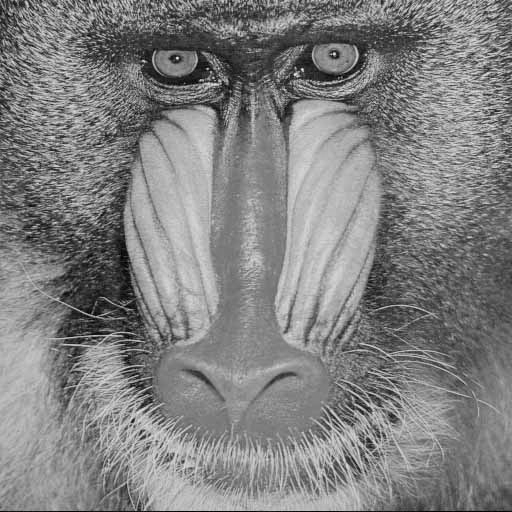
#> input picture Trabalho3/dataset/baboon.pgm, 512 x 512 px
$ jupyter execute tarefa1.ipynb
#> lines starting #> are read from the running program, lines starting #| are printed output that depends on the picture
[cell 1]
import numpy as np
import cv2
import matplotlib.pyplot as plt

Observações importantes:

Caso queira adicoinar uma nova imagem, fique a vontade. Faça a chamada dela com cv2., passe a variavel para imagem = var e depois anote o nome para que o salvamento das imagens ocorra de forma automatica na execução dos códigos.

As imagens de testes realizadas estão todas salvas em: resultados

[cell 2]
imagem1 = cv2.imread('dataset/baboon.pgm', cv2.IMREAD_GRAYSCALE)
#> imagem1 is the input picture: shape (512, 512); min 0, max 248, mean 128.9
imagem2 = cv2.imread('dataset/monarch.pgm', cv2.IMREAD_GRAYSCALE)
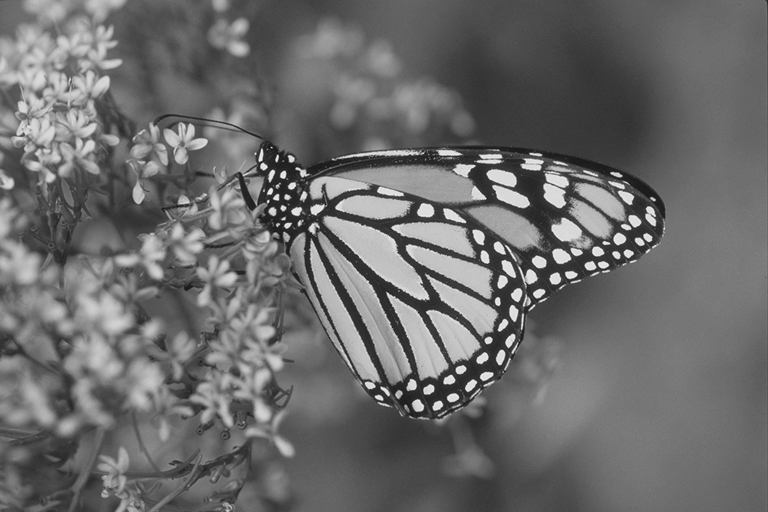
#> input picture Trabalho3/dataset/monarch.pgm, 768 x 512 px
#> imagem2 is the input picture: shape (512, 768); min 17, max 244, mean 107
imagem3 = cv2.imread('dataset/peppers.pgm', cv2.IMREAD_GRAYSCALE)
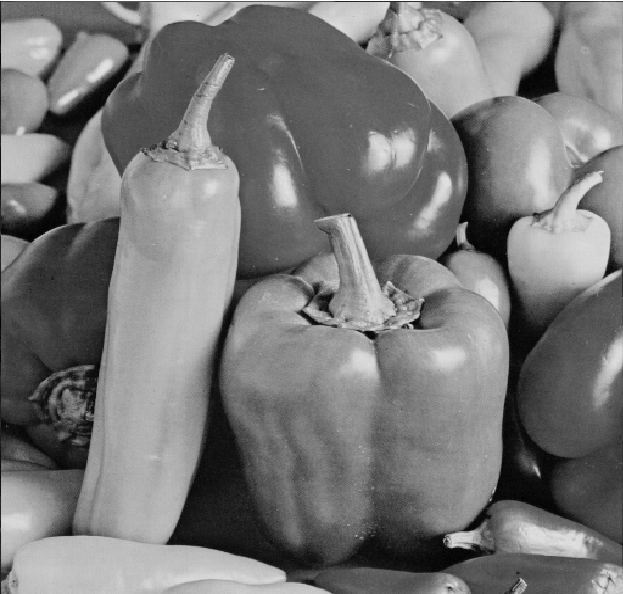
#> input picture Trabalho3/dataset/peppers.pgm, 623 x 594 px
#> imagem3 is the input picture: shape (594, 623); min 0, max 255, mean 120
imagem4 = cv2.imread('dataset/wedge.pgm', cv2.IMREAD_GRAYSCALE)
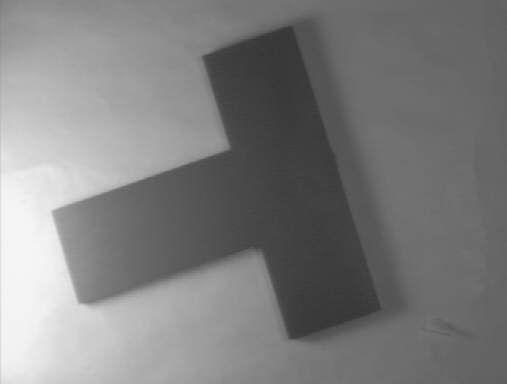
#> input picture Trabalho3/dataset/wedge.pgm, 507 x 384 px
#> imagem4 is the input picture: shape (384, 507); min 53, max 246, mean 126.3
imagem5 = cv2.imread('dataset/airplane.pgm', cv2.IMREAD_GRAYSCALE)
imagem6 = cv2.imread('dataset/cameraman.pgm', cv2.IMREAD_GRAYSCALE)
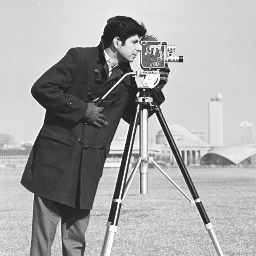
#> input picture Trabalho3/dataset/cameraman.pgm, 256 x 256 px
#> imagem6 is the input picture: shape (256, 256); min 22, max 255, mean 166.9
imagem7 = cv2.imread('dataset/coins.png', cv2.IMREAD_GRAYSCALE)
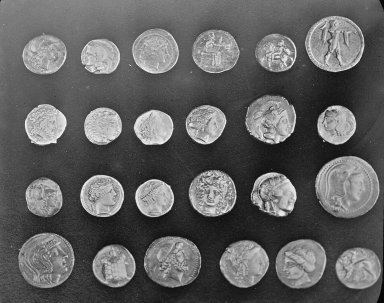
#> input picture Trabalho3/dataset/coins.png, 384 x 303 px
#> imagem7 is the input picture: shape (303, 384); min 1, max 252, mean 96.9

imagem = imagem6
nome = 'cameraman'

plt.imshow(imagem, cmap='gray')

[cell 3]
def transformada_fourier(imagem, nome):
#> called with nome = 'cameraman'
    img_float = imagem.astype(np.float64) / 255.0

    espectro = np.fft.fft2(img_float)

    espectro_shift = np.fft.fftshift(espectro)

    espectro_magnitude = np.abs(espectro_shift)

    espectro_log = cv2.log(espectro_magnitude + 1)

    espectro_normalizado = cv2.normalize(espectro_log, None, 0, 255, cv2.NORM_MINMAX)

    espectro_colorido = cv2.applyColorMap(espectro_normalizado.astype(np.uint8), cv2.COLORMAP_INFERNO)
    espectro_colorido_rgb = cv2.cvtColor(espectro_colorido, cv2.COLOR_BGR2RGB)

    #-------------------------------------------------------------------#

    # Configurando uma figura com 1 linha e 3 colunas
    fig, axes = plt.subplots(1, 3, figsize=(20, 5))

    # Plotando as imagens em suas respectivas posições (índices de 0 a 3)
    axes[0].imshow(espectro_magnitude, cmap='gray')
    axes[0].set_title('Magnitude Crua')
    axes[0].axis('off') # Remove os eixos numéricos para ficar mais limpo

    axes[1].imshow(espectro_log, cmap='gray')
    axes[1].set_title('Escala Log')
    axes[1].axis('off')

    axes[2].imshow(espectro_normalizado, cmap='gray')
    axes[2].set_title('Normalizado (0-255)')
    axes[2].axis('off')

    plt.tight_layout() # Ajusta os espaçamentos
    plt.show() # Mostra o painel inteiro de uma vez só

    plt.imshow(espectro_colorido_rgb)

    # A função imsave funciona de forma independente da tela
    plt.imsave(f'resultados/espectro_{nome}.png', espectro_colorido_rgb)

    return espectro_log

Criação do Histograma:

[cell 4]
def criacao_histograma_angular(espectro_shift, nome, raio_threshold=30):

#> called with nome = 'cameraman', raio_threshold = 30
    linhas, colunas = espectro_shift.shape
#> linhas = 256; colunas = 256

    cy, cx = linhas // 2, colunas // 2
#> cy = 128; cx = 128

    matriz_y, matriz_x = np.indices((linhas, colunas))

    x_rel = matriz_x - cx
    y_rel = cy - matriz_y

    matriz_angulos = np.arctan2(y_rel, x_rel)
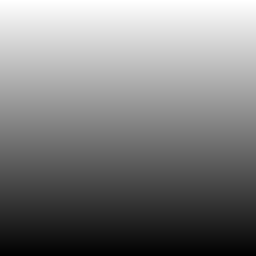
#> y_rel: shape (256, 256) int64; min -127, max 128, mean 0.5; drawn with min black and max white

    raio = np.sqrt(x_rel**2 + y_rel**2)

    mask = raio >= raio_threshold

    angulos_validos = matriz_angulos[mask]

    magnitudes = np.abs(espectro_shift)[mask]

    n_bins = 72

    histograma, intervalos = np.histogram(
        angulos_validos,
        bins=n_bins,
        range=(-np.pi, np.pi),
        weights=magnitudes
    )
#> histograma = 72 values, max 3283.8 at index 63, min 1711.7 at index 15, mean 2189.4; intervalos = 73 values from -3.14 to 3.14

    # Configurações do gráfico idênticas às do seu amigo
    plt.figure(figsize=(8, 5))

    # Linha contínua azul (#457b9d) em vez de gráfico de barras
    plt.plot(histograma, color='#457b9d', linewidth=2)

    plt.title('histograma angular', fontsize=14)
    plt.xlabel('bin angular', fontsize=12)
    plt.ylabel('energia', fontsize=12)

    # Limita o eixo X para ir de 0 a 35 (se n_bins = 36)
    plt.xlim([0, len(histograma) - 1])

    plt.tight_layout()
    plt.savefig(f'resultados/histograma_angular_{nome}.png')
#> figure, not shown here; curve peaks at x = 63, y = 3283.8
    plt.show()
    plt.close()

    # Orientações dominantes
    indices_picos = np.argsort(histograma)[-4:][::-1]
#> indices_picos = [63, 27, 45, 9]
    print(f"--- Orientações Dominantes para a imagem {nome} ---")
    for i, idx in enumerate(indices_picos):
        graus_inf = np.degrees(intervalos[idx])
        graus_sup = np.degrees(intervalos[idx + 1])
        print(f"{i+1}º Pico (Bin {idx}): Entre {graus_inf:.1f}° e {graus_sup:.1f}° | Energia: {histograma[idx]:.2f}")
#> this loop made 4 passes
#> (idx, graus_inf, graus_sup) on passes 1 to 4: (63, 135, 140), (27, -45, -40), (45, 45, 50), (9, -135, -130)
#| 1º Pico (Bin 63): Entre 135.0° e 140.0° | Energia: 3283.82
#| 2º Pico (Bin 27): Entre -45.0° e -40.0° | Energia: 3244.17
#| 3º Pico (Bin 45): Entre 45.0° e 50.0° | Energia: 3087.25
#| 4º Pico (Bin 9): Entre -135.0° e -130.0° | Energia: 3048.89

Testes e Exemplos:

[cell 5]
#Imagem normal

plt.imshow(imagem, cmap='gray')

espectro_log = transformada_fourier(imagem, nome)

criacao_histograma_angular(espectro_log, nome)

[cell 6]
#Imagem Rotacionada


altura, largura = imagem.shape[:2]
#> altura = 256; largura = 256
centro = (largura // 2, altura // 2)
#> centro = (128, 128)
angulo = 15
escala = 1.0

matriz_rotacao = cv2.getRotationMatrix2D(centro, angulo, escala)

#imagem_normalizada =  imagem.astype(np.float32) / 255.0

imagem_rotacionada = cv2.warpAffine(imagem, matriz_rotacao, (largura, altura))

#imagem_rotacionada = cv2.rotate(imagem, cv2.ROTATE_90_CLOCKWISE)

plt.imshow(imagem_rotacionada, cmap='gray')
plt.imsave(f'resultados/imagem_rotacionada_{nome}.png', imagem_rotacionada, cmap='gray')
espectro_log = transformada_fourier(imagem_rotacionada, nome + '_rotacionada')
#> call 2 of transformada_fourier, with nome = 'cameraman_rotacionada'
#> in transformada_fourier (call 2), `espectro_colorido = cv2.applyColorMap(espectro_normalizado.astype(np.u..`:
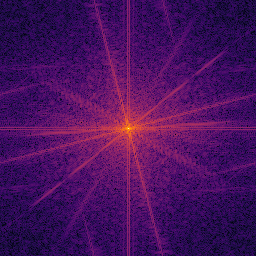
#> espectro_colorido: shape (256, 256, 3); mean B, G, R 93.5, 16, 71.7
criacao_histograma_angular(espectro_log, nome + '_rotacionada')
#> the loop in criacao_histograma_angular (call 2), `for i, idx in enumerate(indices_picos):` made 4 passes
#> (idx, graus_inf, graus_sup) on passes 1 to 4: (7, -145, -140), (43, 35, 40), (36, 0, 5), (63, 135, 140)
#| 1º Pico (Bin 7): Entre -145.0° e -140.0° | Energia: 2484.74
#| 2º Pico (Bin 43): Entre 35.0° e 40.0° | Energia: 2460.68
#| 3º Pico (Bin 36): Entre 0.0° e 5.0° | Energia: 2388.90
#| 4º Pico (Bin 63): Entre 135.0° e 140.0° | Energia: 2359.67

[cell 7]
#Imagem Transladada

deslocamento_x = 100  # Positivo move para a direita, negativo para a esquerda
deslocamento_y = 50   # Positivo move para baixo, negativo para cima

imagem_transladada = np.roll(imagem, shift=deslocamento_x, axis=1)
imagem_transladada = np.roll(imagem_transladada, shift=deslocamento_y, axis=0)
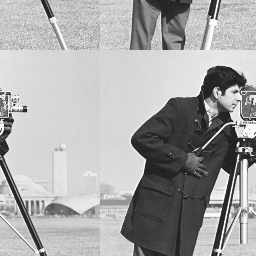
#> imagem_transladada: shape (256, 256); min 22, max 255, mean 166.9

plt.imshow(imagem_transladada, cmap='gray')
plt.imsave(f'resultados/imagem_transladada_{nome}.png', imagem_transladada, cmap='gray')
espectro_log_transladado = transformada_fourier(imagem_transladada, nome + '_transladada')
criacao_histograma_angular(espectro_log_transladado, nome + '_transladada')

[cell 8]
#Imagem Escalada

imagem_escalada_pequena = cv2.resize(imagem, None, fx=0.5, fy=0.5)
imagem_escalada = np.zeros_like(imagem)  # canvas do tamanho original
h, w = imagem_escalada_pequena.shape
#> h = 128; w = 128
oy, ox = (imagem.shape[0] - h) // 2, (imagem.shape[1] - w) // 2
#> oy = 64; ox = 64
imagem_escalada[oy:oy+h, ox:ox+w] = imagem_escalada_pequena
plt.imshow(imagem_escalada, cmap='gray')
plt.imsave(f'resultados/imagem_escalada_{nome}.png', imagem_escalada, cmap='gray')

espectro_log_escalado = transformada_fourier(imagem_escalada, nome + '_escalada')
#> call 4 of transformada_fourier, with nome = 'cameraman_escalada'
#> in transformada_fourier (call 4), `espectro_colorido = cv2.applyColorMap(espectro_normalizado.astype(np.u..`:
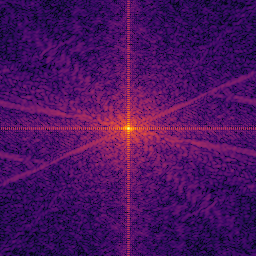
#> espectro_colorido: shape (256, 256, 3); mean B, G, R 95.4, 16.4, 74.6
criacao_histograma_angular(espectro_log_escalado, nome + '_escalada')
#> call 4 of criacao_histograma_angular, with nome = 'cameraman_escalada', raio_threshold = 30
#> in criacao_histograma_angular (call 4), `histograma, intervalos = np.histogram( angulos_validos, bins=n_bins, r..`: histograma = 72 values, max 2642.6 at index 63, min 1353.6 at index 15, mean 1773.8
#> in criacao_histograma_angular (call 4), `plt.savefig(f'resultados/histograma_angular_{nome}.png')`:
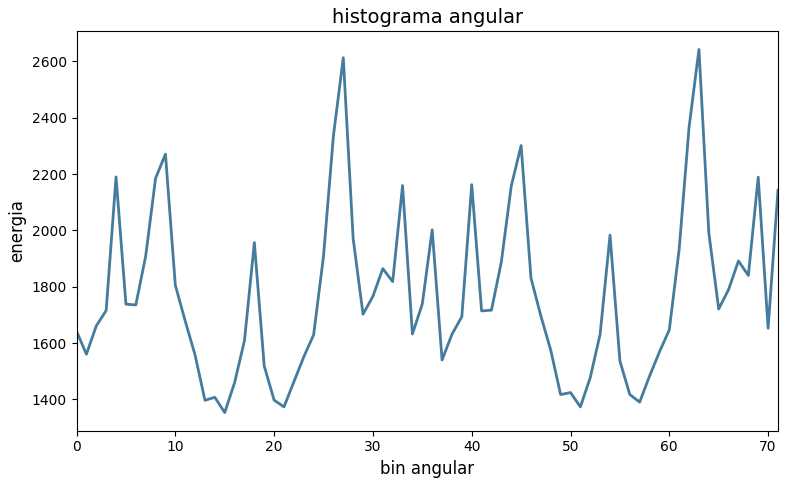
#> figure drawn by matplotlib, 1 panel; curve peaks at x = 63, y = 2642.6
#> in criacao_histograma_angular (call 4), `indices_picos = np.argsort(histograma)[-4:][::-1]`: indices_picos = [63, 27, 62, 26]
#> the loop in criacao_histograma_angular (call 4), `for i, idx in enumerate(indices_picos):` made 4 passes
#> (idx, graus_inf, graus_sup) on passes 1 to 4: (63, 135, 140), (27, -45, -40), (62, 130, 135), (26, -50, -45)
#| 1º Pico (Bin 63): Entre 135.0° e 140.0° | Energia: 2642.56
#| 2º Pico (Bin 27): Entre -45.0° e -40.0° | Energia: 2613.29
#| 3º Pico (Bin 62): Entre 130.0° e 135.0° | Energia: 2366.44
#| 4º Pico (Bin 26): Entre -50.0° e -45.0° | Energia: 2335.92
